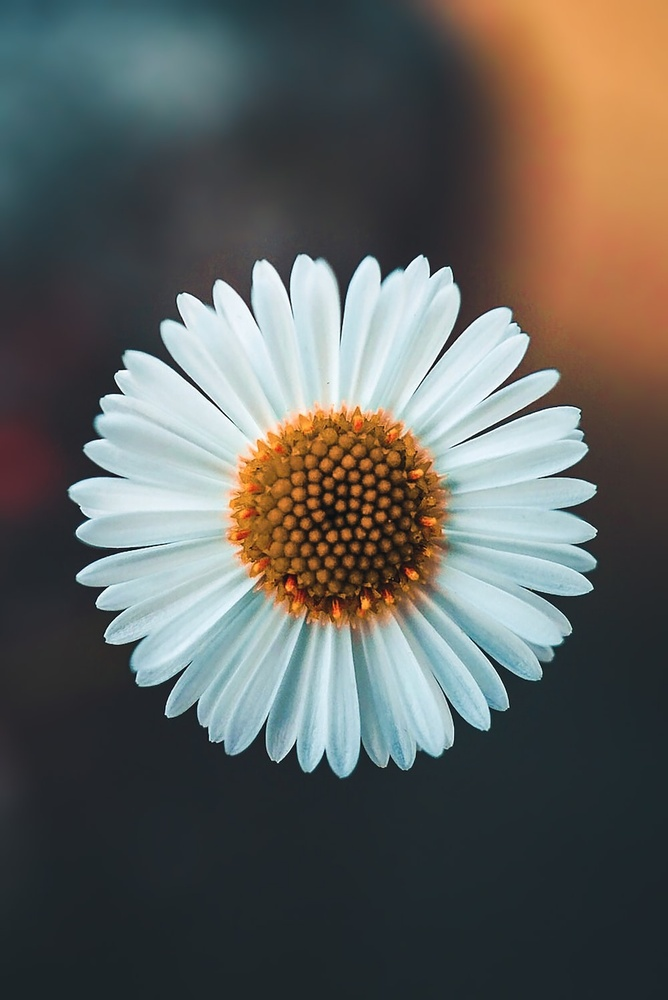
#> input picture functions/f.jpeg, 668 x 1000 px, shrunk from 1000 x 1496 before the run
$ jupyter execute img_proc.ipynb   (shell and % lines are left out)
#> lines starting #> are read from the running program, lines starting #| are printed output that depends on the picture
[cell 1]
import os
from skimage import io, color
import matplotlib.pyplot as plt
import requests
from pprint import pprint
import numpy as np
import webcolors

[cell 2]
# path = "./drive/MyDrive/Colab Notebooks"
# os.chdir(path)
# !pip install webcolors

[cell 3]
avatar = io.imread("f.jpeg")
#> avatar is the input picture: shape (1000, 668, 3); mean R, G, B 96.3, 97.1, 93.4
print(avatar.shape) # geometry
#| (1000, 668, 3)
print(avatar.size) # the number of pixels
#| 2004000
plt.imshow(avatar)
type(avatar)

[cell 4]
# avatar = downscale_local_mean(avatar, (4,3))
# avatar.shape

[cell 5]
first_channel = avatar[:,:,0]
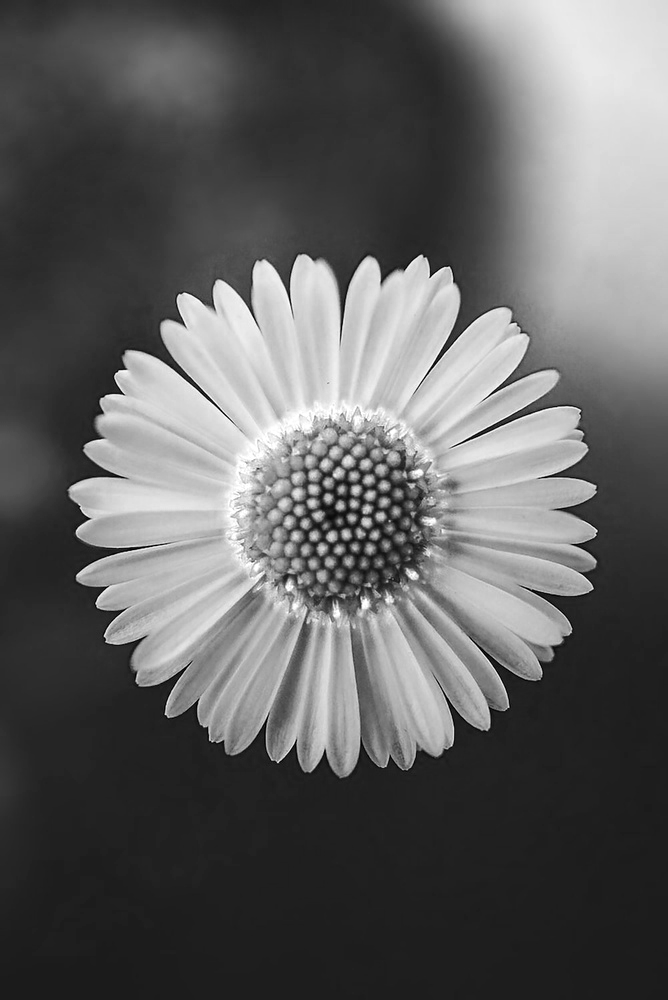
#> first_channel: shape (1000, 668); min 0, max 255, mean 96.3
second_channel = avatar[:,:,1]
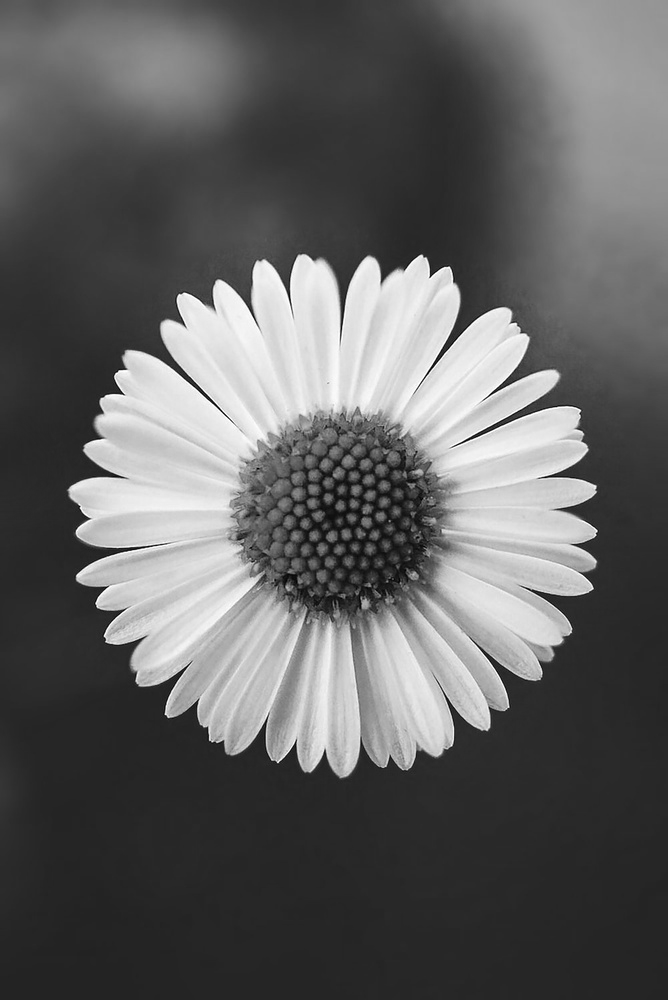
#> second_channel: shape (1000, 668); min 0, max 255, mean 97.1
third_channel = avatar[:,:,2]
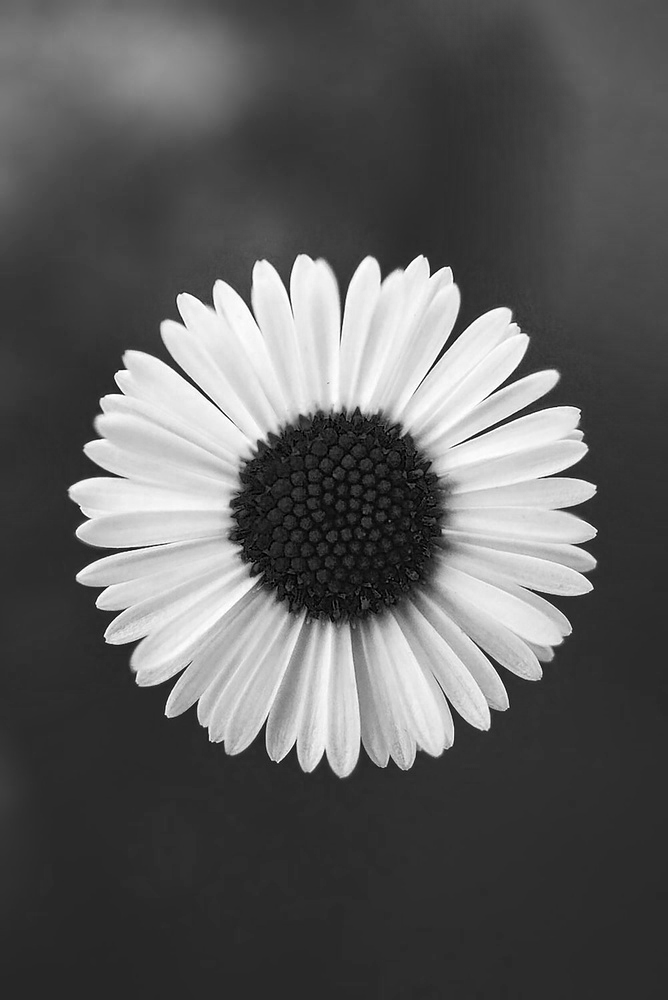
#> third_channel: shape (1000, 668); min 0, max 255, mean 93.4

fig, (ax1, ax2, ax3) = plt.subplots(figsize=(13, 3), ncols=3)
ax1.imshow(first_channel)
ax2.imshow(second_channel)
ax3.imshow(third_channel)
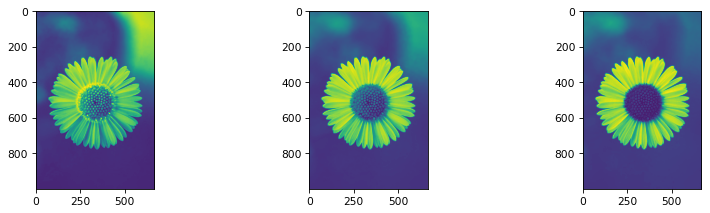
#> figure drawn by matplotlib, 3 panels

### *Let`s test color conversion to hex on one pixel.*

[cell 6]
webcolors.rgb_to_hex((round(first_channel[0,0]), round(second_channel[0,0]), round(third_channel[0,0])))
#> Out = '#2a5663'

[cell 7]
hex_array = []
for i in range(avatar.shape[0]):
    for j in range(avatar.shape[1]):
        hex_pixel_code = webcolors.rgb_to_hex((round(first_channel[i,j]), round(second_channel[i,j]), round(third_channel[i,j])))
        hex_array.append(hex_pixel_code)
#> after the loop, hex_array = 668000 items

[cell 8]
len(hex_array), avatar.size/3
#> Out = (668000, 668000)

- most common color - done
- average pallete

Let`s find the most common color

[cell 9]
import statistics
from collections import Counter
# common_colors = statistics.multimode(hex_array)
common_colors = Counter(hex_array)
#> common_colors = 58005 items
common = common_colors.most_common(50)[0]
#> common = ('#1e272c', 13627)
common[0]
common
#> Out = ('#1e272c', 13627)

Let`s find the median of our image array

[cell 10]
median1 = np.median(first_channel, axis=1)
#> median1 = 1000 values, max 200 at index 412, min 29 at index 949, mean 94.82
median2 = np.median(second_channel, axis=1)
#> median2 = 1000 values, max 218 at index 377, min 37 at index 954, mean 97.3
median3 = np.median(third_channel, axis=1)
#> median3 = 1000 values, max 220 at index 374, min 40 at index 986, mean 86.57

[cell 11]
hex_array2 = []
for i in range(median1.shape[0]):
    hex_pixel_code = webcolors.rgb_to_hex((round(median1[i]), round(median2[i]), round(median3[i])))
    hex_array2.append(hex_pixel_code)
#> this loop made 1000 passes
#> hex_pixel_code on passes 1 to 3: '#355a52', '#355a51', '#355a51'
#> after the loop, hex_array2 = 1000 items, first 6: '#355a52', '#355a51', '#355a51', '#365b51', '#365a51', '#365b51'

[cell 12]
sorted_hex_array2 = sorted(hex_array2)
#> sorted_hex_array2 = 1000 items, first 6: '#1d2528', '#1d2528', '#1d2528', '#1d2528', '#1d2528', '#1d2528'

[cell 13]
common_colors2 = Counter(hex_array2)
#> common_colors2 = 595 items
common2 = sorted(common_colors2.most_common(100)[::-1])
#> common2 = 100 items, first 6: ('#1d2528', 14), ('#1d2529', 32), ('#1d2629', 5), ('#1e2629', 5), ('#1e262a', 26), ('#1e262b', 14)
common2
#> Out has the same summary as common2
